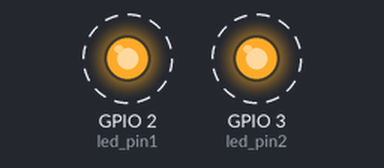
Bench run of a sketch on a simulated ESP32. Parts: output pins drawn as LEDs (lit = HIGH). Dashed ring = blinking.

Above: at 0.2 s.
Timing chart, 0 to 3.5 s (numbered marks = the images above):
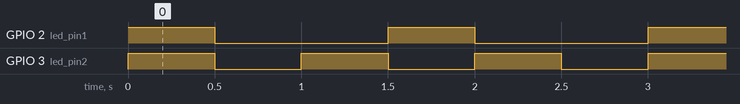

Measured:
- by itself, GPIO 2 (led_pin1): alternates HIGH for 0.50 s and LOW for 1.0 s
- by itself, GPIO 3 (led_pin2): alternates HIGH for 0.50 s and LOW for 0.50 s
- by itself, everything shown: repeats every 3.0 s, in 10 steps

The sketch:

Week2_blink2.ino
```cpp
#if CONFIG_FREERTOS_UNICORE
static const BaseType_t app_cpu = 0;
#else
static const BaseType_t app_cpu = 1;
#endif

//refers to in-built LED
static const int led_pin1 = 2;
static const int led_pin2 = 3;
void toggleLED1(void *parameter)
{
  while(1)
  {
    digitalWrite(led_pin1, HIGH);
    vTaskDelay(500/portTICK_PERIOD_MS);
    digitalWrite(led_pin1, LOW);
    vTaskDelay(1000/portTICK_PERIOD_MS);
  }
}

void toggleLED2(void *parameter)
{
  while(1)
  {
    digitalWrite(led_pin2, HIGH);
    vTaskDelay(500/portTICK_PERIOD_MS);
    digitalWrite(led_pin2, LOW);
    vTaskDelay(500/portTICK_PERIOD_MS);
  }
}

void setup()
{
  pinMode(led_pin1, OUTPUT); //data direction
  pinMode(led_pin2, OUTPUT); //data direction
  xTaskCreatePinnedToCore(
    toggleLED1,              //func to call
    "Toggle LED",           //name of task
    1024,                   //stack size
    NULL,                   //pointer to memory
    1,                      //task priority (0,lowest - 24 highest)
    NULL,                   //Task Handler
    app_cpu);               //Run on one core for Demo Purpose

    xTaskCreatePinnedToCore(
    toggleLED2,              //func to call
    "Toggle LED",           //name of task
    1024,                   //stack size
    NULL,                   //pointer to memory
    1,                      //task priority (0,lowest - 24 highest)
    NULL,                   //Task Handler
    app_cpu);

}

void loop()
{

}
```
